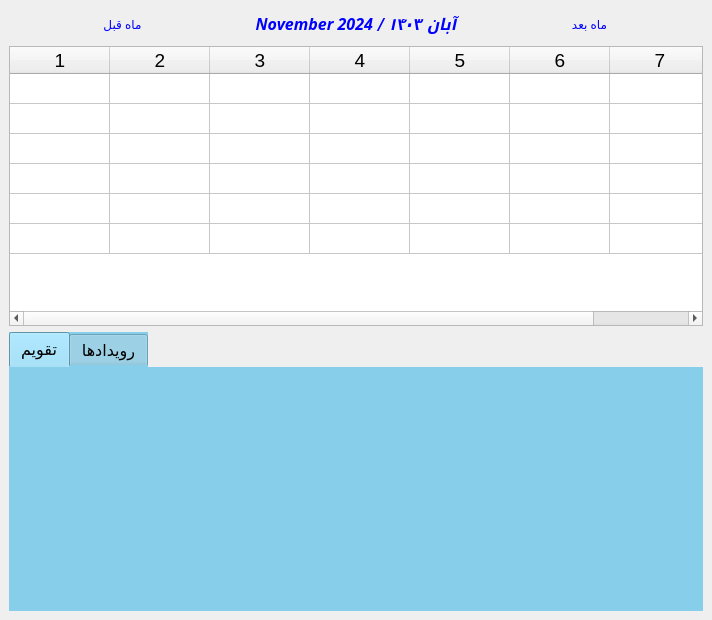
<?xml version="1.0" encoding="UTF-8"?>
<ui version="4.0">
 <class>MainWindow</class>
 <widget class="QMainWindow" name="MainWindow">
  <property name="geometry">
   <rect>
    <x>0</x>
    <y>0</y>
    <width>712</width>
    <height>620</height>
   </rect>
  </property>
  <property name="windowTitle">
   <string>MainWindow</string>
  </property>
  <widget class="QWidget" name="centralwidget">
   <layout class="QVBoxLayout" name="mainLayout">
    <item>
     <layout class="QHBoxLayout" name="navigationLayout">
      <item>
       <widget class="QPushButton" name="prevMonthButton">
        <property name="styleSheet">
         <string notr="true">color:blue ; border-radius: 3px;border:5px solidgreen;</string>
        </property>
        <property name="text">
         <string>ماه قبل</string>
        </property>
       </widget>
      </item>
      <item>
       <widget class="QLabel" name="monthYearLabel">
        <property name="font">
         <font>
          <family>Perpetua</family>
          <pointsize>12</pointsize>
          <weight>75</weight>
          <italic>true</italic>
          <bold>true</bold>
         </font>
        </property>
        <property name="styleSheet">
         <string notr="true">color:blue ; border-radius: 3px;border:5px solidgreen;</string>
        </property>
        <property name="text">
         <string>آبان ۱۴۰۳ / November 2024</string>
        </property>
        <property name="scaledContents">
         <bool>true</bool>
        </property>
        <property name="alignment">
         <set>Qt::AlignCenter</set>
        </property>
       </widget>
      </item>
      <item>
       <widget class="QPushButton" name="nextMonthButton">
        <property name="styleSheet">
         <string notr="true">color:blue ; border-radius: 3px;border:5px solidgreen;</string>
        </property>
        <property name="text">
         <string>ماه بعد</string>
        </property>
       </widget>
      </item>
     </layout>
    </item>
    <item>
     <widget class="QTableWidget" name="calendarTable">
      <property name="font">
       <font>
        <pointsize>14</pointsize>
       </font>
      </property>
      <property name="styleSheet">
       <string notr="true"/>
      </property>
      <property name="selectionMode">
       <enum>QAbstractItemView::NoSelection</enum>
      </property>
      <property name="gridStyle">
       <enum>Qt::SolidLine</enum>
      </property>
      <property name="rowCount">
       <number>6</number>
      </property>
      <property name="columnCount">
       <number>7</number>
      </property>
      <attribute name="horizontalHeaderVisible">
       <bool>true</bool>
      </attribute>
      <attribute name="verticalHeaderVisible">
       <bool>false</bool>
      </attribute>
      <row/>
      <row/>
      <row/>
      <row/>
      <row/>
      <row/>
      <column/>
      <column/>
      <column/>
      <column/>
      <column/>
      <column/>
      <column/>
     </widget>
    </item>
    <item>
     <widget class="QTabWidget" name="tabWidget">
      <property name="font">
       <font>
        <family>Blackadder ITC</family>
        <pointsize>12</pointsize>
        <weight>50</weight>
        <italic>false</italic>
        <bold>false</bold>
       </font>
      </property>
      <property name="autoFillBackground">
       <bool>false</bool>
      </property>
      <property name="styleSheet">
       <string notr="true">background-color: skyblue ; color:black;border:5px solidgreen;</string>
      </property>
      <property name="currentIndex">
       <number>0</number>
      </property>
      <widget class="QWidget" name="calendarTab">
       <attribute name="title">
        <string>تقویم</string>
       </attribute>
       <widget class="QLabel" name="label">
        <property name="geometry">
         <rect>
          <x>10</x>
          <y>60</y>
          <width>191</width>
          <height>101</height>
         </rect>
        </property>
        <property name="styleSheet">
         <string notr="true"/>
        </property>
        <property name="text">
         <string/>
        </property>
       </widget>
      </widget>
      <widget class="QWidget" name="eventsTab">
       <attribute name="title">
        <string>رویدادها</string>
       </attribute>
      </widget>
     </widget>
    </item>
   </layout>
  </widget>
 </widget>
 <resources/>
 <connections/>
</ui>
